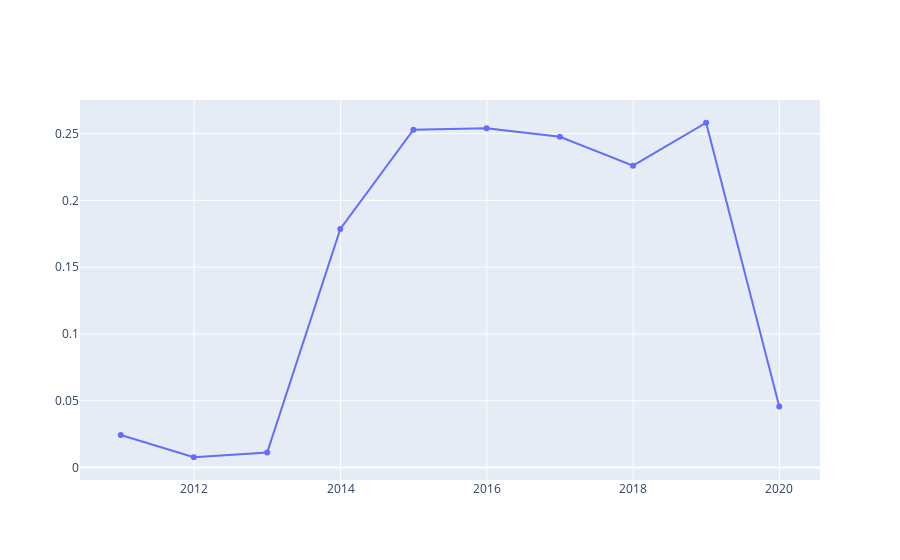

Write notebook code for a chart like this one.
### Code cell
balancesheet['oth_ass_ratio'] = balancesheet[cols_oth_ass.keys()].sum(axis=1)/balancesheet['total_assets']
fig = go.Figure()
fig.add_trace(go.Scatter(x=balancesheet.end_date, y=balancesheet.oth_ass_ratio))
fig.show()

### Figure 1 — Plotly figure (JSON) as saved in the notebook; plotly's stock layout.template omitted (floating-point values rounded to 4 significant figures)
{"data": [{"type": "scatter", "x": ["2010-12-31", "2011-12-31", "2012-12-31", "2013-12-31", "2014-12-31", "2015-12-31", "2016-12-31", "2017-12-31", "2018-12-31", "2019-12-31"], "y": [0.02438, 0.007676, 0.0112, 0.1787, 0.2529, 0.2541, 0.2476, 0.226, 0.2581, 0.04562]}], "layout": {"autosize": true, "xaxis": {"autorange": true, "range": ["2010-06-18 20:24:31.2442", "2020-07-13 03:35:28.7558"], "type": "date"}, "yaxis": {"autorange": true, "range": [-0.01067, 0.2765], "type": "linear"}}}
